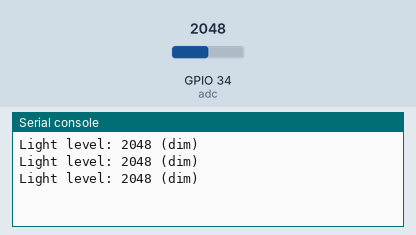
The program below on a simulated ESP32 board running MicroPython. Shown: the last lines printed to the serial console. The inputs (shaded band) are chosen by the test bench; at power-on: GPIO 34 (adc) = 2048 (analog values on the 0–4095 scale).

Above: at 1.2 s.
1.3 s: GPIO 34 (adc) set to 2840
At 1.9 s:
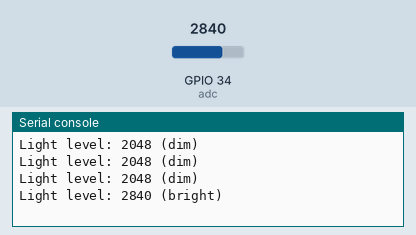
3.0 s: GPIO 34 (adc) set to 1160
At 3.4 s:
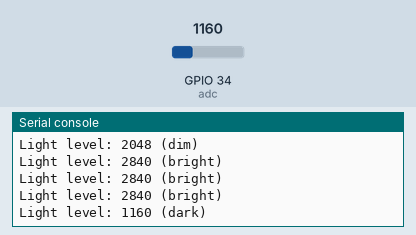

The program:

example_1.py
```python
# Uses MicroPython on an ESP32 to read the KY-018 on GPIO34 via ADC, prints the 0–4095 raw value and a bright/dim/dark classification.
#
# Buy this module: https://shillehtek.com/products/photoresistor-light-sensor-ky-018-arduino-esp32
# Full manual: https://shillehtek.com/blogs/shillehtek-product-manuals/photoresistor-light-sensor-ky-018-arduino-esp32-manual
# More examples: https://github.com/shillehbean/shillehtek-examples
#

# KY-018 Photoresistor - ESP32 MicroPython Example
# S -> GPIO 34, VCC (middle) -> 3V3, - -> GND

from machine import ADC, Pin
import time

adc = ADC(Pin(34))
adc.atten(ADC.ATTN_11DB)   # full 0-3.3V range

while True:
    raw = adc.read()        # 0-4095, higher = brighter

    if raw > 2800:
        state = "bright"
    elif raw > 1200:
        state = "dim"
    else:
        state = "dark"

    print("Light level: {} ({})".format(raw, state))
    time.sleep(0.5)
```

Measured:
- after the input at 1.3 s, the serial console: prints a new line after 0.20 s (image 1)
- after the input at 3.0 s, the serial console: prints a new line at once (image 2)
